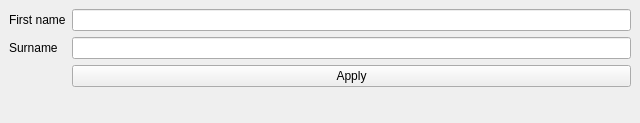
<?xml version="1.0" encoding="UTF-8"?>
<ui version="4.0">
 <class>addBidderWindow</class>
 <widget class="QMainWindow" name="addBidderWindow">
  <property name="geometry">
   <rect>
    <x>0</x>
    <y>0</y>
    <width>640</width>
    <height>123</height>
   </rect>
  </property>
  <property name="windowTitle">
   <string>Add Bidder</string>
  </property>
  <widget class="QWidget" name="centralwidget">
   <layout class="QFormLayout" name="formLayout">
    <item row="2" column="0">
     <widget class="QLabel" name="firstNameLabel">
      <property name="text">
       <string>First name</string>
      </property>
     </widget>
    </item>
    <item row="2" column="1">
     <widget class="QLineEdit" name="firstNameInput"/>
    </item>
    <item row="3" column="0">
     <widget class="QLabel" name="surnameLabel">
      <property name="text">
       <string>Surname</string>
      </property>
     </widget>
    </item>
    <item row="3" column="1">
     <widget class="QLineEdit" name="surnameInput"/>
    </item>
    <item row="5" column="1">
     <widget class="QPushButton" name="applyButton">
      <property name="text">
       <string>Apply</string>
      </property>
     </widget>
    </item>
    <item row="6" column="1">
     <widget class="QLabel" name="response">
      <property name="text">
       <string/>
      </property>
     </widget>
    </item>
   </layout>
  </widget>
 </widget>
 <resources/>
 <connections/>
</ui>
